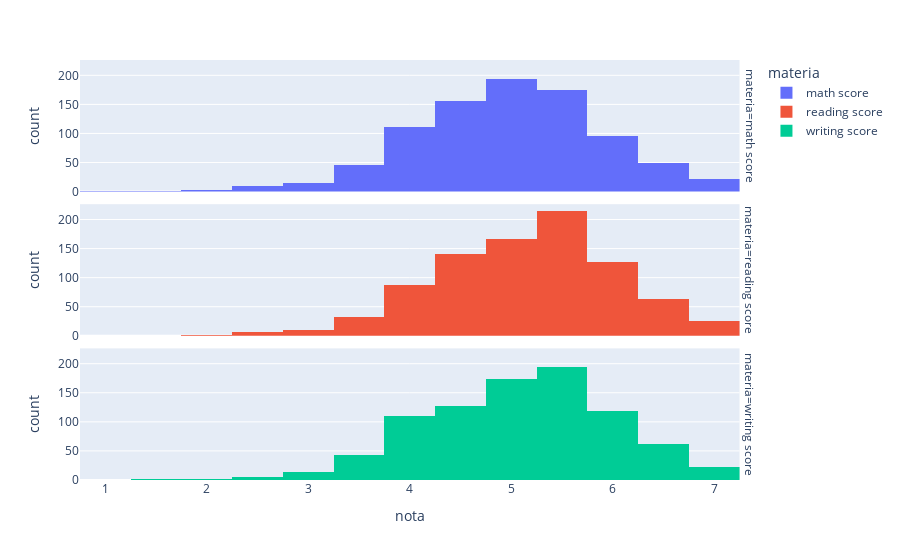

This figure's notebook cell:
### Markdown cell above
**Histograma con Faceta:**

### Code cell
fig = px.histogram(df, x="nota", color="materia", facet_row="materia",nbins=13)
#fig.update_layout(bargap=0.1)
fig.show()

### Figure 1 — Plotly figure (JSON) as saved in the notebook; plotly's stock layout.template omitted (floating-point values rounded to 4 significant figures; data arrays with more than 128 entries replaced by an {"elided": "..."} marker saying what was removed)
{"data": [{"alignmentgroup": "True", "bingroup": "x", "hovertemplate": "materia=math score<br>nota=%{x}<br>count=%{y}<extra></extra>", "legendgroup": "math score", "marker": {"color": "#636efa", "pattern": {"shape": ""}}, "name": "math score", "nbinsx": 13, "offsetgroup": "math score", "orientation": "v", "showlegend": true, "type": "histogram", "x": {"elided": "875 float values"}, "xaxis": "x3", "yaxis": "y3"}, {"alignmentgroup": "True", "bingroup": "x", "hovertemplate": "materia=reading score<br>nota=%{x}<br>count=%{y}<extra></extra>", "legendgroup": "reading score", "marker": {"color": "#EF553B", "pattern": {"shape": ""}}, "name": "reading score", "nbinsx": 13, "offsetgroup": "reading score", "orientation": "v", "showlegend": true, "type": "histogram", "x": {"elided": "875 float values"}, "xaxis": "x2", "yaxis": "y2"}, {"alignmentgroup": "True", "bingroup": "x", "hovertemplate": "materia=writing score<br>nota=%{x}<br>count=%{y}<extra></extra>", "legendgroup": "writing score", "marker": {"color": "#00cc96", "pattern": {"shape": ""}}, "name": "writing score", "nbinsx": 13, "offsetgroup": "writing score", "orientation": "v", "showlegend": true, "type": "histogram", "x": {"elided": "875 float values"}, "xaxis": "x", "yaxis": "y"}], "layout": {"annotations": [{"font": {}, "showarrow": false, "text": "materia=writing score", "textangle": 90, "x": 0.98, "xanchor": "left", "xref": "paper", "y": 0.1567, "yanchor": "middle", "yref": "paper"}, {"font": {}, "showarrow": false, "text": "materia=reading score", "textangle": 90, "x": 0.98, "xanchor": "left", "xref": "paper", "y": 0.5, "yanchor": "middle", "yref": "paper"}, {"font": {}, "showarrow": false, "text": "materia=math score", "textangle": 90, "x": 0.98, "xanchor": "left", "xref": "paper", "y": 0.8433, "yanchor": "middle", "yref": "paper"}], "barmode": "relative", "legend": {"title": {"text": "materia"}, "tracegroupgap": 0}, "margin": {"t": 60}, "xaxis": {"anchor": "y", "domain": [0, 0.98], "title": {"text": "nota"}}, "xaxis2": {"anchor": "y2", "domain": [0, 0.98], "matches": "x", "showticklabels": false}, "xaxis3": {"anchor": "y3", "domain": [0, 0.98], "matches": "x", "showticklabels": false}, "yaxis": {"anchor": "x", "domain": [0, 0.3133], "title": {"text": "count"}}, "yaxis2": {"anchor": "x2", "domain": [0.3433, 0.6567], "matches": "y", "title": {"text": "count"}}, "yaxis3": {"anchor": "x3", "domain": [0.6867, 1.0], "matches": "y", "title": {"text": "count"}}}}
